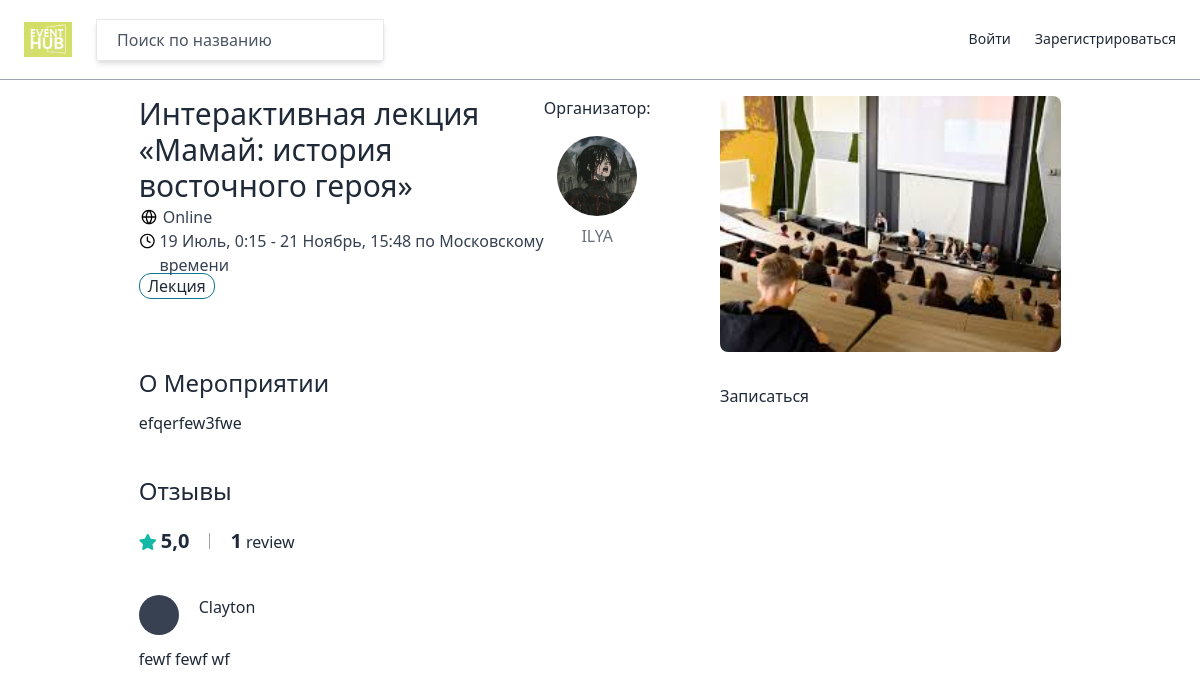
Page /event/26/ on the earlier database version.
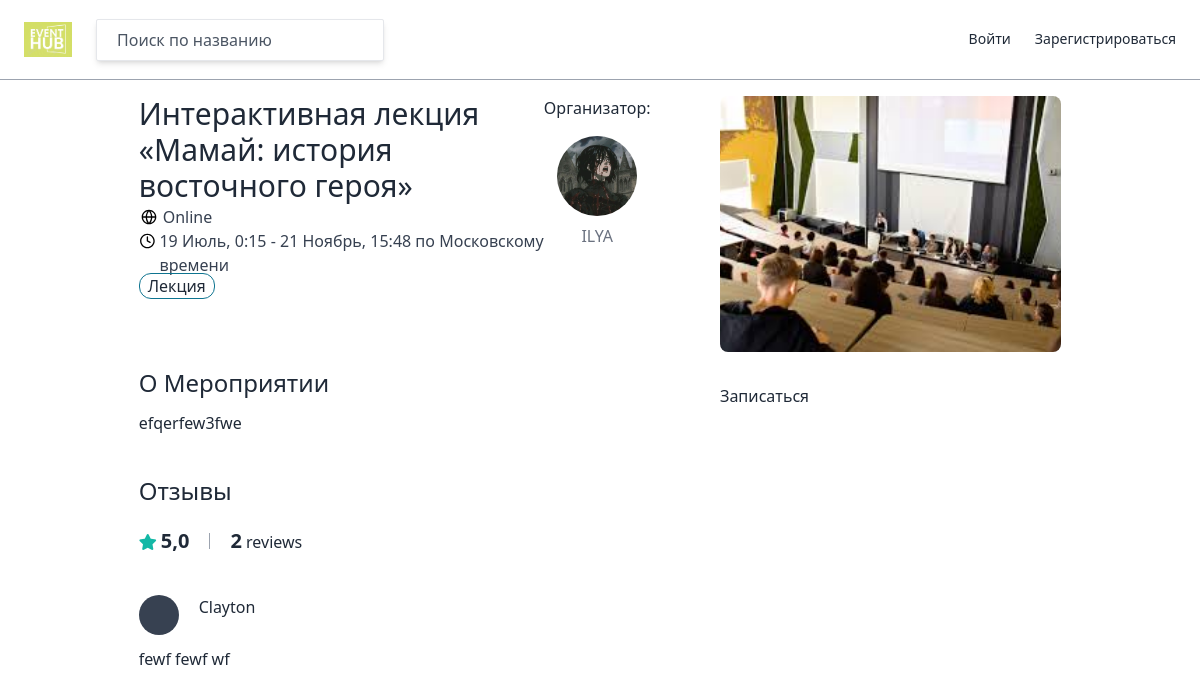
Same page on the later database version.
### events/models.py (models this page shows, shortened)
class Event(core_models.TimeStampedModel):
    class Meta:
        verbose_name = 'Мероприятие'
        verbose_name_plural = 'Мероприятия'
    title = models.CharField(max_length=100, verbose_name="название")
    description = models.TextField(blank=True, null=True, verbose_name="описание")
    online = models.BooleanField(default=True, verbose_name="онлайн")
    city = models.CharField(max_length=60, null=True, verbose_name="город")
    street = models.CharField(blank=True, null=True, max_length=100, verbose_name="улица")
    time_start = models.DateTimeField(verbose_name="время начала")
    time_end = models.DateTimeField(blank=True, null=True, verbose_name="время конца")
    tags = models.ManyToManyField("Tag", related_name="events", blank=True, verbose_name="теги")
    participants = models.ManyToManyField(
        User, related_name="events", blank=True, verbose_name="участники")
    preview = models.ImageField(upload_to="event_photo", blank=True, null=True, verbose_name="превью")
    host = models.ForeignKey(User, on_delete=models.CASCADE, null=True, verbose_name="организатор")
    def review_sum(self):
        reviews = EventUserRating.objects.filter(event_id=self.pk)
        summ = 0
        for r in reviews:
            summ += r.rating
        count = 1 if reviews.count() == 0 else reviews.count()
        return round(summ/count, 2)

class Tag(core_models.TimeStampedModel):
    class Meta:
        verbose_name = 'Тег'
        verbose_name_plural = 'Теги'
    title = models.CharField(max_length=30, verbose_name="название")

class EventUserRating(models.Model):
    class Meta:
        verbose_name = 'Оценка'
        verbose_name_plural = 'Оценки'
    event = models.ForeignKey(
        Event, on_delete=models.CASCADE, related_name="reviews", null=True, verbose_name="мероприятие")
    user = models.ForeignKey(
        User, on_delete=models.CASCADE, related_name="reviews", null=True, verbose_name="пользователь")
    rating = models.IntegerField(default=1, verbose_name="оценка")
    text = models.TextField(blank=True, null=True, verbose_name="комментарий")
    show = models.BooleanField(default=False)

### users/models.py (models this page shows)
class User(AbstractUser):
    GENDER_MALE = "male"
    GENDER_FEMALE = "female"
    GENDER_OTHER = "other"
    GENDER_CHOICES = (
        (GENDER_MALE, "Male"),
        (GENDER_FEMALE, "Female"),
        (GENDER_OTHER, "Other"),
    )
    LANGUAGE_ENGLISH = "en"
    LANGUAGE_RUSSIAN = "ru"
    LANGUAGE_CHOICES = (
        (LANGUAGE_ENGLISH, "English"),
        (LANGUAGE_RUSSIAN, "Russian"),
    )
    avatar = models.ImageField(blank=True, upload_to="users_photos", verbose_name="аватар")
    gender = models.CharField(choices=GENDER_CHOICES,
                              max_length=10, blank=True, verbose_name="пол")
    bio = models.TextField(blank=True, verbose_name="краткая информация")
    birthdate = models.DateField(blank=True, null=True, verbose_name="дата рождения")
    language = models.CharField(
        choices=LANGUAGE_CHOICES, max_length=2, blank=True, default="Russian", verbose_name="язык")
    superhost = models.BooleanField(default=False, verbose_name="организатор")
    def get_absolute_url(self):
        return reverse("users:profile", kwargs={"pk": self.pk})

### events/views.py (the view)
# urls.py: path('event/<int:pk>/', views.EventDetailView.as_view(), name="detail"),
class EventDetailView(View):
    def get(self, request, pk):
        flag = False
        review_flag = False
        event = models.Event.objects.get(pk=pk)
        try:
            user = User.objects.get(pk=request.user.pk)
            if user in event.participants.all():
                flag = True
            if event.time_end < timezone.now() and event in user.events.all():
                review_flag = True
        except Exception:
            pass
        return render(request, "events/detail.html", context={
            "event": event,
            "flag": flag,
            "review_flag": review_flag,
            "reviews": event.reviews.filter(show=True)
        })

### templates/events/detail.html (shortened to what this page needs)
{% extends "base.html" %}
{% block content %}
    <div class="container mx-auto flex justify-around pb-56">
        <div class="w-1/2">
            <div class="flex justify-between">
                <div class="mb-5">
                    <h4 class="text-3xl font-medium mb-px">{{event.title}}</h4>
                    <div class="flex flex-col">
                        {% if event.online %}
                            <div class="flex flex-row">
                                <span class="text-gray-700 font-light ml-1">Online</span>
                            </div>
                        {% endif %}
                        <div class="flex flex-row">
                            <span class="text-gray-700 font-light ml-1">
                                {{event.time_start|date:"j F, G:i"}} - {{event.time_end|date:"j F, G:i по Московскому времени"}}
                            </span>
                        </div>
                    </div>
                </div>
                <div class="flex flex-col">
                    <span class="mb-4">Организатор:</span>
                    <a href="{{event.host.get_absolute_url}}" class="flex flex-col items-center">
                        {% include "mixins/user_avatar.html" with user=event.host %}
                        <span class="mt-2 text-gray-500">{{event.host.first_name}}</span>
                    </a>
                </div>
            </div>
            <div class="flex flex-wrap -mt-8">
                {% for tag in event.tags.all %}
                <div class="border border-cyan-700 rounded-xl mt-2 mb-1 px-2 mr-1">
                    {{tag.title}}
                </div>
                {% endfor %}
            </div>
            <div class="mt-16">
                <span class="text-2xl">
                    О Мероприятии
                </span>
                <p class="mt-3">
                    {{event.description|linebreaks}}
                </p>
            </div>
            <div class="mt-10">
                <h4 class="font-medium text-2xl mb-5">Отзывы</h4>
                <div class="flex items-center">
                    <div>
                        <i class="fas fa-star text-teal-500"></i>
                        <span class="font-bold text-xl">{{ event.review_sum }}</span>
                    </div>
                    <div>
                        <span class="font-bold text-xl">{{event.reviews.count}}</span>
                        <span>review{{event.reviews.count|pluralize}}</span>
                    </div>
                </div>
                <div class="mt-10">
                    {% for review in reviews  %}
                        <div class="border-section">
                            <div class="mb-3 flex">
                                <div>
                                    {% include "mixins/user_avatar.html" with user=event.user h_and_w='w-10 h-10' text='text-xl' %}
                                </div>
                                <div class="flex flex-col ml-5">
                                    <span class="font-medium">{{review.user.first_name}}</span>
                                </div>
                            </div>
                            <p>{{review.text}}</p>
                        </div>
                    {% endfor %}
                </div>
            </div>
        </div>
        <div class="flex flex-col -ml-8 w-1/3">
            <div class="w-full h-64 bg-center bg-cover mb-8 rounded-lg" style="background-image: url({{ event.preview.url }})"></div>
            <div class="w-full">
                {% if event.host == user %}
                    <a href="{% url 'events:update' event.pk %}" class="btn-link block">Изменить мероприятие</a>
                    <a href="{% url 'events:delete' event.pk %}" class="mt-2 bg-red-500 btn-link block">Удалить мероприятие</a>
                {% else %}
                    {% if flag %}
                        <a href="{% url 'events:reg' event.pk %}" class="btn-link block">Отменить запись</a>
                    {% else %}
                        <a href="{% url 'events:reg' event.pk %}" class="btn-link block">Записаться</a>
                    {% endif %}
                {% endif %}
            </div>
        </div>
    </div>
{% endblock %}

### templates/base.html (shortened to what this page needs)
{% load static %}
{% load tailwind_tags %}
<!DOCTYPE html>
<html lang="en">
<head>
    {% tailwind_css %}
    <link rel="stylesheet" href="https://use.fontawesome.com/releases/v5.11.2/css/all.css">
</head>
<body class="text-gray-800 mt-24 font-medium">
<header class="container max-w-full inset-0 flex items-center justify-between px-6 h-20 border-b border-gray-400 fixed bg-white">
    <div class="flex items-center w-1/3">
        <a href="{% url "core:home" %}" class="mr-6">
            <img class="w-12" src="{% static 'logo.png' %}" alt="Event Hub"/>
        </a>
        {% block search-bar %}
            <form method="get" class="w-9/12" action="{% url 'events:search'%}">
                <input class="search-box w-full border px-5 py-2 rounded-sm w-64 shadow-md hover:shadow-lg font-medium placeholder-gray-600 focus:outline-none"
                       name="title" placeholder="Поиск по названию"/>
            </form>
        {% endblock search-bar %}
    </div>
    {% include "partials/nav.html" %}
</header>
{% block content %}
{% endblock %}
</body>
</html>

### templates/partials/nav.html
<ul class="flex items-center text-sm font-medium h-full">
    {% if user.is_authenticated %}
        <li class="ml-6 border-b-2 border-white h-full flex items-center hover:border-gray-600"><a href="{{user.get_absolute_url}}">Профиль</a></li>
        <li class="ml-6 border-b-2 border-white h-full flex items-center hover:border-gray-600"><a href="{% url "users:logout" %}">Выйти</a></li>
    {% else %}
        <li class="ml-6 border-b-2 border-white h-full flex items-center hover:border-gray-600"><a href="{% url "users:login" %}">Войти</a></li>
        <li class="ml-6 border-b-2 border-white h-full flex items-center hover:border-gray-600"><a href="{% url "users:signup" %}">Зарегистрироваться</a></li>
    {% endif %}
</ul>

### templates/mixins/user_avatar.html (shortened to what this page needs)
{% if user.avatar %}
    <div class="{{h_and_w|default:'h-20 w-20'}} rounded-full bg-cover" style="background-image: url({{user.avatar.url}});">
{% else %}
    <div class="{{h_and_w|default:'h-20 w-20'}} bg-gray-700 rounded-full text-white flex justify-center items-center overflow-hidden">
    {% endif %}
</div>

Differences in the rows shown:
changed Event "Интерактивная лекция «Мамай: история восточного героя»": reviews.count "1" → "2"
